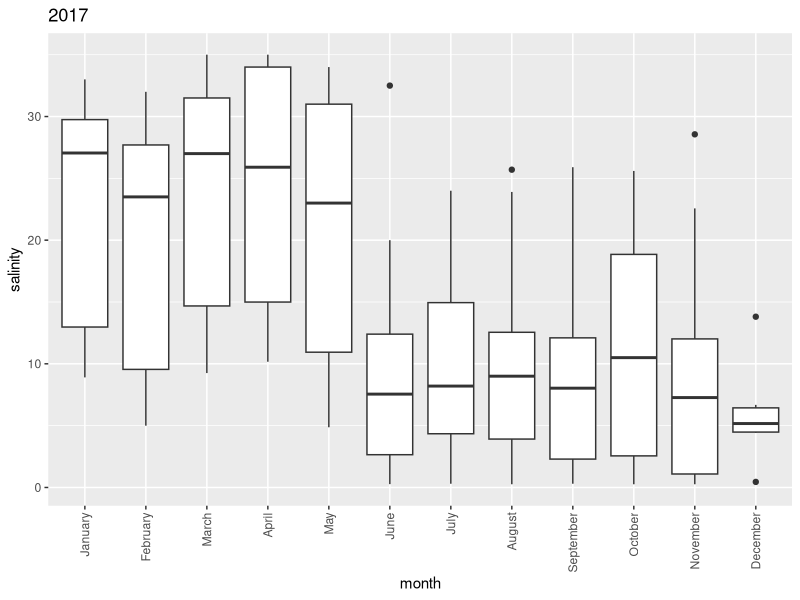

Source code (R):
## ---- chunk 1
knitr::opts_chunk$set(echo = TRUE)
## ---- chunk 2

library(lubridate)
library(reshape2)
library(tidyverse)
## ---- chunk 3
data_tbl <- read.csv("All CGW surface data_v2.csv")

month <- month(as.POSIXlt(data_tbl$Date, format="%m/%d/%Y"))
year <- year(as.POSIXlt(data_tbl$Date, format="%m/%d/%Y"))
variable <- data_tbl$Salinity

df <- data.frame(month, year, variable)

# remove 9999 values
df <- df[df$variable !=9999, ]
## ---- chunk 4
sel_year <- 2017
df_filt <- df[df$year == sel_year, ] 
mo <- month.name[df_filt$month]
mo_data <- data.frame("month" = mo, "salinity" = df_filt$variable)
mo_data$month <- factor(mo_data$month, levels = month.name)

p <- ggplot(mo_data, aes(x = month, y = salinity)) + 
    geom_boxplot() + 
  ggtitle(as.character(sel_year)) +
  theme(axis.text.x = element_text(angle = 90, vjust = 0.5, hjust=1))
p
